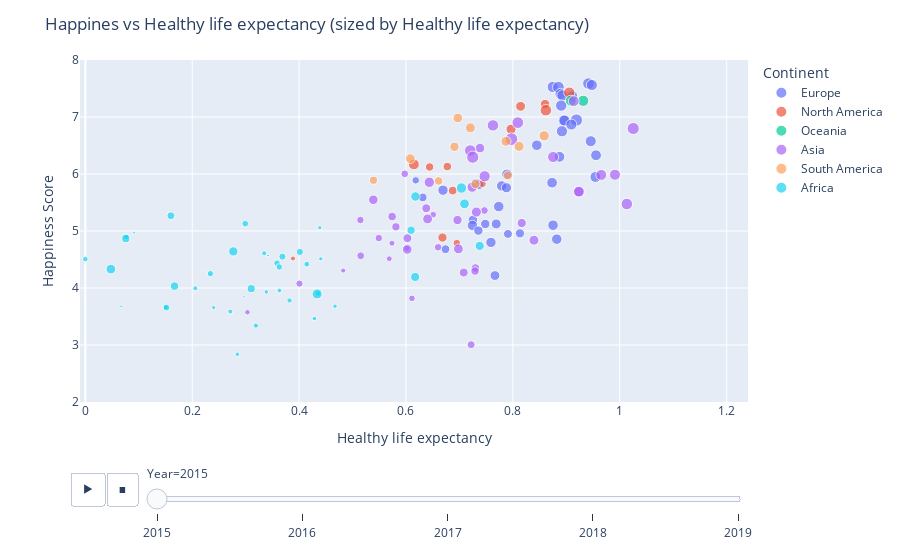

Notebook cell for this chart:
### Code cell
fig = px.scatter(alldata
                 , x ="Healthy life expectancy"
                 , y ="Happiness Score"
                 , animation_frame ="Year"
                 , animation_group ="Country"
                 , size ="GDP per capita"
                 , color ="Continent"
                 , hover_name ="Country"
                 #, facet_col ="Continent"
                 , size_max = 10
                ) 


fig.update_layout(title_text='Happines vs Healthy life expectancy (sized by Healthy life expectancy)')
fig.update_yaxes(range=[2,8])
fig.update_xaxes(range=[-0.01,round((max(alldata['Healthy life expectancy']))+0.1,2)])

fig.show()

### Figure 1 — Plotly figure (JSON) as saved in the notebook; plotly's stock layout.template omitted (floating-point values rounded to 4 significant figures)
{"data": [{"hovertemplate": "<b>%{hovertext}</b><br><br>Continent=Europe<br>Year=2015<br>Healthy life expectancy=%{x}<br>Happiness Score=%{y}<br>GDP per capita=%{marker.size}<extra></extra>", "hovertext": ["Switzerland", "Iceland", "Denmark", "Norway", "Finland", "Netherlands", "Sweden", "Austria", "Luxembourg", "Ireland", "Belgium", "United Kingdom", "Germany", "France", "Czech Republic", "Spain", "Malta", "Slovakia", "Italy", "Moldova", "Slovenia", "Lithuania", "Belarus", "Poland", "Croatia", "Russia", "Kosovo", "Estonia", "Montenegro", "Romania", "Serbia", "Portugal", "Latvia", "Macedonia", "Albania", "Bosnia and Herzegovina", "Greece", "Hungary", "Ukraine", "Bulgaria"], "ids": ["Switzerland", "Iceland", "Denmark", "Norway", "Finland", "Netherlands", "Sweden", "Austria", "Luxembourg", "Ireland", "Belgium", "United Kingdom", "Germany", "France", "Czech Republic", "Spain", "Malta", "Slovakia", "Italy", "Moldova", "Slovenia", "Lithuania", "Belarus", "Poland", "Croatia", "Russia", "Kosovo", "Estonia", "Montenegro", "Romania", "Serbia", "Portugal", "Latvia", "Macedonia", "Albania", "Bosnia and Herzegovina", "Greece", "Hungary", "Ukraine", "Bulgaria"], "legendgroup": "Europe", "marker": {"color": "#636efa", "size": [1.397, 1.302, 1.325, 1.459, 1.29, 1.329, 1.332, 1.337, 1.564, 1.336, 1.308, 1.266, 1.328, 1.278, 1.179, 1.23, 1.207, 1.169, 1.251, 0.5945, 1.185, 1.147, 1.032, 1.126, 1.083, 1.138, 0.8015, 1.152, 0.9744, 1.043, 0.9205, 1.16, 1.113, 0.9185, 0.8787, 0.8322, 1.154, 1.121, 0.7991, 1.012], "sizemode": "area", "sizeref": 0.02096, "symbol": "circle"}, "mode": "markers", "name": "Europe", "orientation": "v", "showlegend": true, "type": "scatter", "x": [0.9414, 0.9478, 0.8746, 0.8852, 0.8891, 0.8928, 0.9109, 0.8904, 0.9189, 0.8953, 0.8967, 0.9094, 0.8919, 0.9458, 0.8448, 0.9556, 0.8872, 0.789, 0.9545, 0.6183, 0.8734, 0.7313, 0.7361, 0.779, 0.7881, 0.6693, 0.6313, 0.7736, 0.7252, 0.7689, 0.7484, 0.8752, 0.7244, 0.7355, 0.8133, 0.7908, 0.8821, 0.7591, 0.6739, 0.7665], "xaxis": "x", "y": [7.587, 7.561, 7.527, 7.522, 7.406, 7.378, 7.364, 7.2, 6.946, 6.94, 6.937, 6.867, 6.75, 6.575, 6.505, 6.329, 6.302, 5.995, 5.948, 5.889, 5.848, 5.833, 5.813, 5.791, 5.759, 5.716, 5.589, 5.429, 5.192, 5.124, 5.123, 5.102, 5.098, 5.007, 4.959, 4.949, 4.857, 4.8, 4.681, 4.218], "yaxis": "y"}, {"hovertemplate": "<b>%{hovertext}</b><br><br>Continent=North America<br>Year=2015<br>Healthy life expectancy=%{x}<br>Happiness Score=%{y}<br>GDP per capita=%{marker.size}<extra></extra>", "hovertext": ["Canada", "Costa Rica", "Mexico", "United States", "Panama", "Trinidad and Tobago", "El Salvador", "Guatemala", "Nicaragua", "Jamaica", "Dominican Republic", "Honduras", "Haiti"], "ids": ["Canada", "Costa Rica", "Mexico", "United States", "Panama", "Trinidad and Tobago", "El Salvador", "Guatemala", "Nicaragua", "Jamaica", "Dominican Republic", "Honduras", "Haiti"], "legendgroup": "North America", "marker": {"color": "#EF553B", "size": [1.326, 0.9558, 1.021, 1.395, 1.064, 1.212, 0.7645, 0.7455, 0.5933, 0.8104, 0.8954, 0.5953, 0.2667], "sizemode": "area", "sizeref": 0.02096, "symbol": "circle"}, "mode": "markers", "name": "North America", "orientation": "v", "showlegend": true, "type": "scatter", "x": [0.9056, 0.8603, 0.8144, 0.8618, 0.7966, 0.6148, 0.6774, 0.6442, 0.7431, 0.6874, 0.6683, 0.6951, 0.3885], "xaxis": "x", "y": [7.427, 7.226, 7.187, 7.119, 6.786, 6.168, 6.13, 6.123, 5.828, 5.709, 4.885, 4.788, 4.518], "yaxis": "y"}, {"hovertemplate": "<b>%{hovertext}</b><br><br>Continent=Oceania<br>Year=2015<br>Healthy life expectancy=%{x}<br>Happiness Score=%{y}<br>GDP per capita=%{marker.size}<extra></extra>", "hovertext": ["New Zealand", "Australia"], "ids": ["New Zealand", "Australia"], "legendgroup": "Oceania", "marker": {"color": "#00cc96", "size": [1.25, 1.334], "sizemode": "area", "sizeref": 0.02096, "symbol": "circle"}, "mode": "markers", "name": "Oceania", "orientation": "v", "showlegend": true, "type": "scatter", "x": [0.9084, 0.9316], "xaxis": "x", "y": [7.286, 7.284], "yaxis": "y"}, {"hovertemplate": "<b>%{hovertext}</b><br><br>Continent=Asia<br>Year=2015<br>Healthy life expectancy=%{x}<br>Happiness Score=%{y}<br>GDP per capita=%{marker.size}<extra></extra>", "hovertext": ["Israel", "United Arab Emirates", "Oman", "Singapore", "Qatar", "Thailand", "Saudi Arabia", "Taiwan", "Kuwait", "Uzbekistan", "Japan", "South Korea", "Bahrain", "Kazakhstan", "Malaysia", "North Cyprus", "Cyprus", "Turkmenistan", "Hong Kong", "Indonesia", "Vietnam", "Turkey", "Kyrgyzstan", "Bhutan", "Azerbaijan", "Pakistan", "Jordan", "China", "Philippines", "Laos", "Mongolia", "Lebanon", "Tajikistan", "Palestinian Territories", "Bangladesh", "Iran", "Iraq", "India", "Nepal", "Armenia", "Myanmar", "Georgia", "Sri Lanka", "Yemen", "Cambodia", "Afghanistan", "Syria"], "ids": ["Israel", "United Arab Emirates", "Oman", "Singapore", "Qatar", "Thailand", "Saudi Arabia", "Taiwan", "Kuwait", "Uzbekistan", "Japan", "South Korea", "Bahrain", "Kazakhstan", "Malaysia", "North Cyprus", "Cyprus", "Turkmenistan", "Hong Kong", "Indonesia", "Vietnam", "Turkey", "Kyrgyzstan", "Bhutan", "Azerbaijan", "Pakistan", "Jordan", "China", "Philippines", "Laos", "Mongolia", "Lebanon", "Tajikistan", "Palestinian Territories", "Bangladesh", "Iran", "Iraq", "India", "Nepal", "Armenia", "Myanmar", "Georgia", "Sri Lanka", "Yemen", "Cambodia", "Afghanistan", "Syria"], "legendgroup": "Asia", "marker": {"color": "#ab63fa", "size": [1.229, 1.427, 1.36, 1.522, 1.69, 0.9669, 1.395, 1.291, 1.554, 0.6324, 1.271, 1.245, 1.324, 1.123, 1.125, 1.208, 1.208, 0.9585, 1.386, 0.8283, 0.6322, 1.061, 0.4743, 0.7704, 1.024, 0.5954, 0.902, 0.8901, 0.7053, 0.5907, 0.8282, 1.026, 0.3905, 0.5987, 0.3975, 1.009, 0.9855, 0.645, 0.36, 0.7682, 0.2711, 0.7419, 0.8352, 0.5465, 0.4604, 0.3198, 0.6632], "sizemode": "area", "sizeref": 0.02096, "symbol": "circle"}, "mode": "markers", "name": "Asia", "orientation": "v", "showlegend": true, "type": "scatter", "x": [0.9139, 0.8093, 0.7628, 1.025, 0.7973, 0.7385, 0.7202, 0.8753, 0.7249, 0.5977, 0.9911, 0.9654, 0.7472, 0.6437, 0.7239, 0.9236, 0.9236, 0.5389, 1.013, 0.6379, 0.7468, 0.7317, 0.6509, 0.5741, 0.6404, 0.5147, 0.6964, 0.8166, 0.5811, 0.5491, 0.6027, 0.8395, 0.5738, 0.6602, 0.6016, 0.698, 0.6024, 0.5153, 0.5687, 0.7299, 0.4825, 0.7293, 0.7081, 0.4006, 0.6111, 0.3034, 0.7219], "xaxis": "x", "y": [7.278, 6.901, 6.853, 6.798, 6.611, 6.455, 6.411, 6.298, 6.295, 6.003, 5.987, 5.984, 5.96, 5.855, 5.77, 5.695, 5.689, 5.548, 5.474, 5.399, 5.36, 5.332, 5.286, 5.253, 5.212, 5.194, 5.192, 5.14, 5.073, 4.876, 4.874, 4.839, 4.786, 4.715, 4.694, 4.686, 4.677, 4.565, 4.514, 4.35, 4.307, 4.297, 4.271, 4.077, 3.819, 3.575, 3.006], "yaxis": "y"}, {"hovertemplate": "<b>%{hovertext}</b><br><br>Continent=South America<br>Year=2015<br>Healthy life expectancy=%{x}<br>Happiness Score=%{y}<br>GDP per capita=%{marker.size}<extra></extra>", "hovertext": ["Brazil", "Venezuela", "Chile", "Argentina", "Uruguay", "Colombia", "Suriname", "Ecuador", "Bolivia", "Paraguay", "Peru"], "ids": ["Brazil", "Venezuela", "Chile", "Argentina", "Uruguay", "Colombia", "Suriname", "Ecuador", "Bolivia", "Paraguay", "Peru"], "legendgroup": "South America", "marker": {"color": "#FFA15A", "size": [0.9812, 1.044, 1.107, 1.054, 1.062, 0.9186, 0.9953, 0.864, 0.6813, 0.7599, 0.9002], "sizemode": "area", "sizeref": 0.02096, "symbol": "circle"}, "mode": "markers", "name": "South America", "orientation": "v", "showlegend": true, "type": "scatter", "x": [0.697, 0.7205, 0.8586, 0.7872, 0.8116, 0.6908, 0.6082, 0.7907, 0.5392, 0.661, 0.7302], "xaxis": "x", "y": [6.983, 6.81, 6.67, 6.574, 6.485, 6.477, 6.269, 5.975, 5.89, 5.878, 5.824], "yaxis": "y"}, {"hovertemplate": "<b>%{hovertext}</b><br><br>Continent=Africa<br>Year=2015<br>Healthy life expectancy=%{x}<br>Happiness Score=%{y}<br>GDP per capita=%{marker.size}<extra></extra>", "hovertext": ["Libya", "Algeria", "Mauritius", "Nigeria", "Zambia", "Somaliland region", "Morocco", "Mozambique", "Lesotho", "Swaziland", "Tunisia", "South Africa", "Ghana", "Zimbabwe", "Liberia", "Sudan", "Congo (Kinshasa)", "Ethiopia", "Sierra Leone", "Mauritania", "Kenya", "Djibouti", "Botswana", "Malawi", "Cameroon", "Egypt", "Angola", "Mali", "Congo (Brazzaville)", "Comoros", "Uganda", "Senegal", "Gabon", "Niger", "Tanzania", "Madagascar", "Central African Republic", "Chad", "Guinea", "Ivory Coast", "Burkina Faso", "Rwanda", "Benin", "Burundi", "Togo"], "ids": ["Libya", "Algeria", "Mauritius", "Nigeria", "Zambia", "Somaliland region", "Morocco", "Mozambique", "Lesotho", "Swaziland", "Tunisia", "South Africa", "Ghana", "Zimbabwe", "Liberia", "Sudan", "Congo (Kinshasa)", "Ethiopia", "Sierra Leone", "Mauritania", "Kenya", "Djibouti", "Botswana", "Malawi", "Cameroon", "Egypt", "Angola", "Mali", "Congo (Brazzaville)", "Comoros", "Uganda", "Senegal", "Gabon", "Niger", "Tanzania", "Madagascar", "Central African Republic", "Chad", "Guinea", "Ivory Coast", "Burkina Faso", "Rwanda", "Benin", "Burundi", "Togo"], "legendgroup": "Africa", "marker": {"color": "#19d3f3", "size": [1.131, 0.9393, 1.008, 0.6543, 0.4704, 0.1885, 0.7348, 0.08308, 0.3755, 0.7121, 0.8811, 0.9205, 0.5456, 0.271, 0.0712, 0.5211, 0, 0.1907, 0.3302, 0.4541, 0.3647, 0.4402, 0.9936, 0.01604, 0.4225, 0.8818, 0.7578, 0.2607, 0.6787, 0.2391, 0.211, 0.365, 1.06, 0.0694, 0.2852, 0.2082, 0.0785, 0.3419, 0.1742, 0.4653, 0.2581, 0.2221, 0.2867, 0.0153, 0.2087], "sizemode": "area", "sizeref": 0.02096, "symbol": "circle"}, "mode": "markers", "name": "Africa", "orientation": "v", "showlegend": true, "type": "scatter", "x": [0.7038, 0.6177, 0.7095, 0.1601, 0.2992, 0.4387, 0.6095, 0.09131, 0.07612, 0.07566, 0.7379, 0.2769, 0.4013, 0.3347, 0.342, 0.3688, 0.09806, 0.4405, 0, 0.3587, 0.4143, 0.3629, 0.04776, 0.2256, 0.234, 0.6171, 0.1668, 0.2058, 0.3105, 0.3631, 0.3386, 0.4354, 0.4337, 0.2971, 0.3821, 0.4672, 0.06699, 0.1501, 0.2401, 0.1519, 0.2712, 0.4286, 0.3191, 0.224, 0.2844], "xaxis": "x", "y": [5.754, 5.605, 5.477, 5.268, 5.129, 5.057, 5.013, 4.971, 4.898, 4.867, 4.739, 4.642, 4.633, 4.61, 4.571, 4.55, 4.517, 4.512, 4.507, 4.436, 4.419, 4.369, 4.332, 4.292, 4.252, 4.194, 4.033, 3.995, 3.989, 3.956, 3.931, 3.904, 3.896, 3.845, 3.781, 3.681, 3.678, 3.667, 3.656, 3.655, 3.587, 3.465, 3.34, 2.905, 2.839], "yaxis": "y"}], "layout": {"legend": {"itemsizing": "constant", "title": {"text": "Continent"}, "tracegroupgap": 0}, "margin": {"t": 60}, "sliders": [{"active": 0, "currentvalue": {"prefix": "Year="}, "len": 0.9, "pad": {"b": 10, "t": 60}, "steps": [{"args": [["2015"], {"frame": {"duration": 0, "redraw": false}, "fromcurrent": true, "mode": "immediate", "transition": {"duration": 0, "easing": "linear"}}], "label": "2015", "method": "animate"}, {"args": [["2016"], {"frame": {"duration": 0, "redraw": false}, "fromcurrent": true, "mode": "immediate", "transition": {"duration": 0, "easing": "linear"}}], "label": "2016", "method": "animate"}, {"args": [["2017"], {"frame": {"duration": 0, "redraw": false}, "fromcurrent": true, "mode": "immediate", "transition": {"duration": 0, "easing": "linear"}}], "label": "2017", "method": "animate"}, {"args": [["2018"], {"frame": {"duration": 0, "redraw": false}, "fromcurrent": true, "mode": "immediate", "transition": {"duration": 0, "easing": "linear"}}], "label": "2018", "method": "animate"}, {"args": [["2019"], {"frame": {"duration": 0, "redraw": false}, "fromcurrent": true, "mode": "immediate", "transition": {"duration": 0, "easing": "linear"}}], "label": "2019", "method": "animate"}], "x": 0.1, "xanchor": "left", "y": 0, "yanchor": "top"}], "title": {"text": "Happines vs Healthy life expectancy (sized by Healthy life expectancy)"}, "updatemenus": [{"buttons": [{"args": [null, {"frame": {"duration": 500, "redraw": false}, "fromcurrent": true, "mode": "immediate", "transition": {"duration": 500, "easing": "linear"}}], "label": "&#9654;", "method": "animate"}, {"args": [[null], {"frame": {"duration": 0, "redraw": false}, "fromcurrent": true, "mode": "immediate", "transition": {"duration": 0, "easing": "linear"}}], "label": "&#9724;", "method": "animate"}], "direction": "left", "pad": {"r": 10, "t": 70}, "showactive": false, "type": "buttons", "x": 0.1, "xanchor": "right", "y": 0, "yanchor": "top"}], "xaxis": {"anchor": "y", "domain": [0, 1], "range": [-0.01, 1.24], "title": {"text": "Healthy life expectancy"}}, "yaxis": {"anchor": "x", "domain": [0, 1], "range": [2, 8], "title": {"text": "Happiness Score"}}}}
